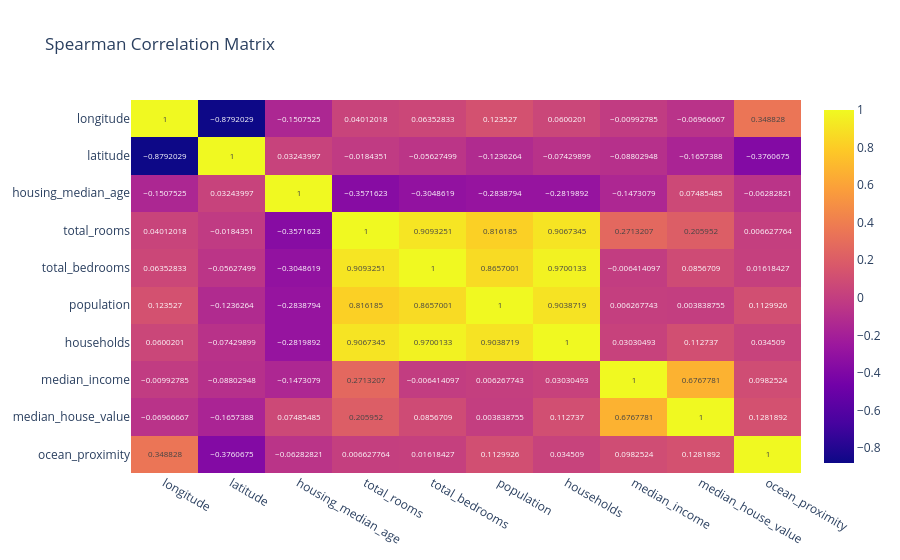

Notebook code for this chart:
### Markdown cell above
### Correlation matrix

### Code cell
fig = px.imshow(encoded_df.corr(method="spearman"), text_auto=True, aspect=2, title="Spearman Correlation Matrix")
fig.show()

### Figure 1 — Plotly figure (JSON) as saved in the notebook; plotly's stock layout.template omitted (floating-point values rounded to 4 significant figures)
{"data": [{"coloraxis": "coloraxis", "name": "0", "texttemplate": "%{z}", "x": ["longitude", "latitude", "housing_median_age", "total_rooms", "total_bedrooms", "population", "households", "median_income", "median_house_value", "ocean_proximity"], "y": ["longitude", "latitude", "housing_median_age", "total_rooms", "total_bedrooms", "population", "households", "median_income", "median_house_value", "ocean_proximity"], "z": [[1.0, -0.8792, -0.1508, 0.04012, 0.06353, 0.1235, 0.06002, -0.009928, -0.06967, 0.3488], [-0.8792, 1.0, 0.03244, -0.01844, -0.05627, -0.1236, -0.0743, -0.08803, -0.1657, -0.3761], [-0.1508, 0.03244, 1.0, -0.3572, -0.3049, -0.2839, -0.282, -0.1473, 0.07485, -0.06283], [0.04012, -0.01844, -0.3572, 1.0, 0.9093, 0.8162, 0.9067, 0.2713, 0.206, 0.006628], [0.06353, -0.05627, -0.3049, 0.9093, 1.0, 0.8657, 0.97, -0.006414, 0.08567, 0.01618], [0.1235, -0.1236, -0.2839, 0.8162, 0.8657, 1.0, 0.9039, 0.006268, 0.003839, 0.113], [0.06002, -0.0743, -0.282, 0.9067, 0.97, 0.9039, 1.0, 0.0303, 0.1127, 0.03451], [-0.009928, -0.08803, -0.1473, 0.2713, -0.006414, 0.006268, 0.0303, 1.0, 0.6768, 0.09825], [-0.06967, -0.1657, 0.07485, 0.206, 0.08567, 0.003839, 0.1127, 0.6768, 1.0, 0.1282], [0.3488, -0.3761, -0.06283, 0.006628, 0.01618, 0.113, 0.03451, 0.09825, 0.1282, 1.0]], "type": "heatmap", "xaxis": "x", "yaxis": "y", "hovertemplate": "x: %{x}<br>y: %{y}<br>color: %{z}<extra></extra>"}], "layout": {"xaxis": {"anchor": "y", "domain": [0.0, 1.0]}, "yaxis": {"anchor": "x", "domain": [0.0, 1.0], "autorange": "reversed"}, "coloraxis": {"colorscale": [[0.0, "#0d0887"], [0.1111, "#46039f"], [0.2222, "#7201a8"], [0.3333, "#9c179e"], [0.4444, "#bd3786"], [0.5556, "#d8576b"], [0.6667, "#ed7953"], [0.7778, "#fb9f3a"], [0.8889, "#fdca26"], [1.0, "#f0f921"]]}, "title": {"text": "Spearman Correlation Matrix"}}}
